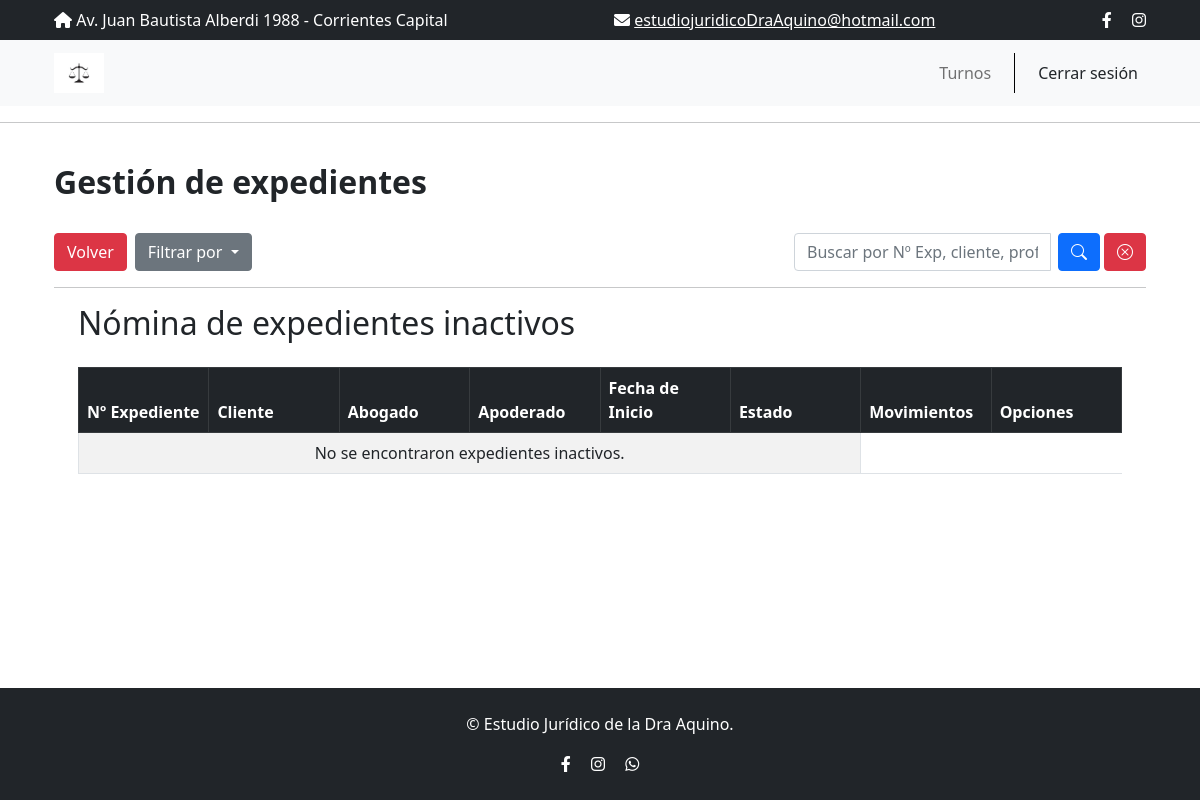
/expedientes/expedientes-inactivos (signed in), run on an earlier commit of the app's database.
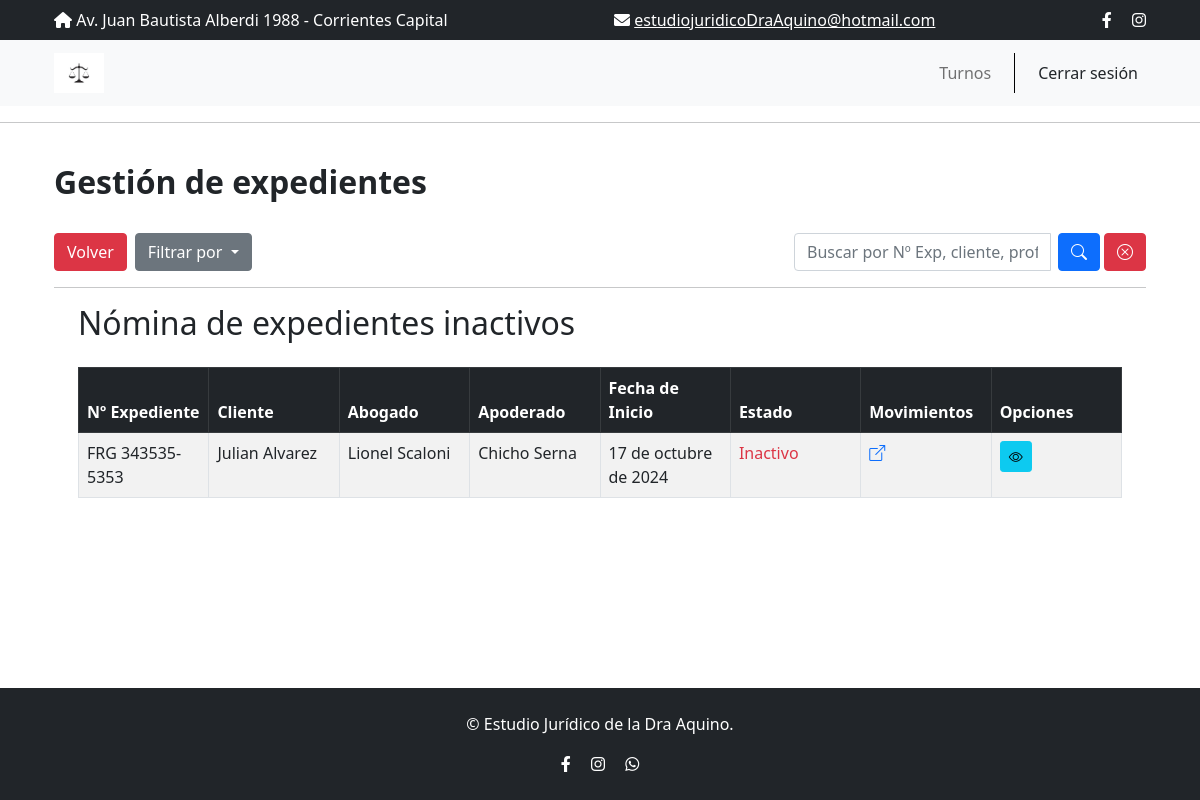
And on a later commit of the database.
### expedientes/models.py (models this page shows, shortened)
class Expediente(models.Model):
    cliente = models.ForeignKey(Cliente, on_delete=models.CASCADE, related_name="expedientes")
    profesional = models.ForeignKey(Profesional, on_delete=models.CASCADE, related_name="expedientes")
    numero_expediente = models.CharField('Nº del expediente', max_length=50, primary_key=True, unique=True)
    caratula = models.TextField(max_length=500, null=True, blank=True)
    jurisdiccion = models.CharField('Jurisdicción', max_length=250, null=True, blank=True)
    dependencia = models.CharField(max_length=250, null=True, blank=True)
    apoderado = models.CharField(max_length=250, null=True, blank=True)
    fecha_inicio = models.DateField(null=True, blank=True)
    fecha_finalizacion = models.DateField(null=True, blank=True)
    asunto = models.TextField(max_length=250, null=True, blank=True)
    estado = models.BooleanField(default=True)

### clientes/models.py (models this page shows)
class Cliente(models.Model):
    nombre = models.CharField(max_length=60)
    apellido = models.CharField(max_length=60)
    dni = models.CharField('DNI', max_length=8, primary_key=True, unique=True, validators=[validar_dni])  # PK y de valor único
    estado = models.BooleanField(default=True)
    fecha_ingreso = models.DateField('Fecha de ingreso')
    fecha_nacimiento = models.DateField('Fecha de nacimiento', blank=True, null=True)
    nacionalidad = models.CharField('Nacionalidad', max_length=50)
    ocupacion = models.CharField('Ocupación', max_length=50, blank=True, null=True)
    lugar_laboral = models.CharField('Lugar laboral', max_length=100, blank=True, null=True)
    años_aportes = models.IntegerField('Años de aportes', default=None, blank=True, null=True)
    domicilio = models.CharField(max_length=250, null=True, blank=True)
    cod_postal = models.CharField('Codigo postal', max_length=4, null=True, blank=True, validators=[validar_codPostal])
    telefono = models.CharField(max_length=10, null=True, validators=[validar_telefono])
    email = models.EmailField(max_length=250, null=True, blank=True)
    @property
    def full_name(self):
        return f"{self.nombre} {self.apellido}"
    def __str__(self):
        return self.full_name

### profesionales/models.py (models this page shows, shortened)
class Profesional(models.Model):
    nombre = models.CharField(max_length=60)
    apellido = models.CharField(max_length=60)
    dni = models.CharField('DNI', max_length=8, primary_key=True, unique=True, validators=[validar_dni])  # PK y de valor único
    idMatriculaProf = models.CharField('Nº de matricula del profesional', max_length=50, unique=True)
    foto = models.ImageField('Foto', upload_to='images/', null=True, blank=True)
    especialidad = models.CharField(max_length=200, choices=ESPECIALIDADES, null=True, blank=True)
    estado = models.BooleanField(default=True)
    fecha_ingreso = models.DateField('Fecha de ingreso')
    fecha_egreso = models.DateField('Fecha de egreso', null=True, blank=True)
    motivo_egreso = models.TextField('Motivo de egreso', max_length=250, null=True, blank=True)
    domicilio = models.CharField(max_length=250, null=True, blank=True)
    cod_postal = models.CharField('Codigo Postal', max_length=4, null=True, blank=True)
    telefono = models.CharField(max_length=10, null=True, validators=[validar_telefono])
    email = models.EmailField(max_length=250, null=True, blank=True)
    class Meta:
        verbose_name_plural = 'Profesionales'
    @property
    def full_name(self):
        return f"{self.nombre} {self.apellido}"
    def __str__(self):
        return self.full_name  # Ahora usa la propiedad full_name

### expedientes/views.py (the view, shortened to what this page needs)
# urls.py: path("expedientes-inactivos", ListExpedienteInactivo.as_view(), name="expedientes-inactivos"),
class ListExpedienteInactivo(LoginRequiredMixin, ListView):
    model = Expediente
    template_name = 'expedientes/expedientes-inactivos.html'
    context_object_name = 'expedientes'
    paginate_by = 10
    def get_queryset(self):
        queryset = super().get_queryset().filter(estado=False)
        query = self.request.GET.get('q')
        order = self.request.GET.get('order')
        if order == 'apellido_asc':
            queryset = queryset.order_by('cliente__apellido')
        elif order == 'apellido_desc':
            queryset = queryset.order_by('-cliente__apellido')
        elif order == 'fecha_inicio_asc':
            queryset = queryset.order_by('fecha_inicio')
        elif order == 'fecha_inicio_desc':
            queryset = queryset.order_by('-fecha_inicio')
        elif order == 'apellido_pro_asc':
            queryset = queryset.order_by('profesional__apellido')
        elif order == 'apellido_pro_desc':
            queryset = queryset.order_by('-profesional__apellido')
        return queryset
    def get_context_data(self, **kwargs):
        context = super().get_context_data(**kwargs)
        context['q'] = self.request.GET.get('q', '')
        context['order'] = self.request.GET.get('order', '')
        return context

### expedientes/templates/expedientes/expedientes-inactivos.html (shortened to what this page needs)
{% extends "main.html" %}
{% block content %}
<br>
<h2 class="text-start"><strong>Gestión de expedientes</strong></h2>
<br>
<div class="d-flex justify-content-between align-items-center mb-3">
    <div class="d-flex">
        <a href="{% url 'expedientes' %}" class="btn btn-danger me-2">Volver</a>
        <div class="dropdown">
            <button class="btn btn-secondary dropdown-toggle" type="button" id="dropdownMenuButton" data-bs-toggle="dropdown" aria-expanded="false">
                Filtrar por
            </button>
        </div>
    </div>
    <form method="GET" action="{% url 'expedientes' %}" class="d-flex ml-auto">
        <div class="input-group">
            <input type="text" name="q" class="form-control me-2" placeholder="Buscar por Nº Exp, cliente, profesional..." value="{{ q }}">
            <button type="submit" class="btn btn-primary rounded" aria-label="Buscar">
                <i class="bi bi-search"></i>
            </button>
            <a href="{% url 'expedientes' %}" class="btn btn-danger ms-1 rounded" aria-label="Limpiar">
                <i class="bi bi-x-circle"></i>
            </a>
        </div>
    </form>
</div>
<hr>
<div class="container">
    <h2 class="mb-4">Nómina de expedientes inactivos</h2>
    <table class="table table-striped table-bordered">
        <thead class="table-dark">
            <tr>
                <th>Nº Expediente</th>
                <th>Cliente</th>
                <th>Abogado</th>
                <th>Apoderado</th>
                <th>Fecha de Inicio</th>
                <th>Estado</th>
                <th>Movimientos</th>
                <th>Opciones</th>
            </tr>
        </thead>
        <tbody>
            {% for expediente in expedientes %}
            <tr>
                <td>{{ expediente.numero_expediente }}</td>
                <td>{{ expediente.cliente }}</td>
                <td>{{ expediente.profesional }}</td>
                <td>{{ expediente.apoderado }}</td>
                <td>{{ expediente.fecha_inicio }}</td>
                <td>
                    {% if expediente.estado %}
                        <span class="text-success">Activo</span>
                    {% else %}
                        <span class="text-danger">Inactivo</span>
                    {% endif %}
                </td>
                <td>
                    <a href="{% url "movimientos" expediente.numero_expediente %}"><i class="bi bi-box-arrow-up-right"></i></i></a>
                </td>
                <td>
                    <a href="{% url 'expediente' expediente.numero_expediente %}" class="btn btn-info btn-sm">
                        <i class="bi bi-eye"></i>
                    </a>
                </td>
            </tr>
            {% empty %}
            <tr>
                <td colspan="6" class="text-center">No se encontraron expedientes inactivos.</td>
            </tr>
            {% endfor %}
        </tbody>
    </table>
</div>
{% endblock content %}

What changed in the data, as far as the page shows it:
now on this page (row edited): Expediente: numero_expediente "FRG 343535-5353", cliente "Julian Alvarez", profesional "Lionel Scaloni", apoderado "Chicho Serna", fecha_inicio "17 de octubre de 2024", estado "Inactivo"
Also different on the page:
text no longer shown: "No se encontraron expedientes inactivos."
